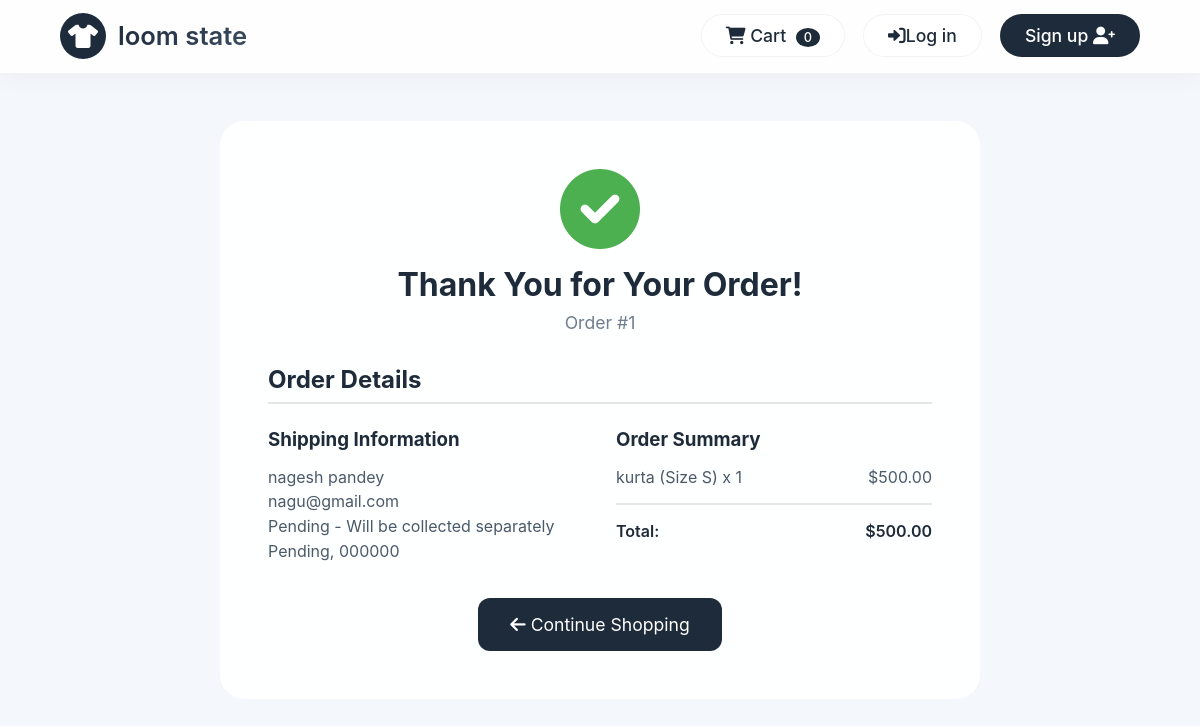
Screenshot of /order/1/ with the database file from the repository.
### store/models.py (models this page shows, shortened)
class Order(models.Model):
    user = models.ForeignKey(User, on_delete=models.SET_NULL, null=True, blank=True)
    first_name = models.CharField(max_length=100)
    last_name = models.CharField(max_length=100)
    email = models.EmailField()
    address = models.CharField(max_length=250)
    city = models.CharField(max_length=100)
    postal_code = models.CharField(max_length=20)
    created = models.DateTimeField(auto_now_add=True)
    updated = models.DateTimeField(auto_now=True)
    paid = models.BooleanField(default=False)
    payment_id = models.CharField(max_length=100, blank=True, null=True)
    razorpay_order_id = models.CharField(max_length=100, blank=True, null=True)
    payment_signature = models.CharField(max_length=200, blank=True, null=True)
    total_amount = models.DecimalField(max_digits=10, decimal_places=2, default=0)
    class Meta:
        ordering = ['-created']
    def get_total_cost(self):
        return sum(item.get_cost() for item in self.items.all())

class OrderItem(models.Model):
    order = models.ForeignKey(Order, related_name='items', on_delete=models.CASCADE)
    product = models.ForeignKey(Product, related_name='order_items', on_delete=models.CASCADE)
    price = models.DecimalField(max_digits=10, decimal_places=2)
    quantity = models.PositiveIntegerField(default=1)
    size = models.CharField(max_length=3)
    def get_cost(self):
        try:
            if self.price is not None:
                return self.price * self.quantity
            return 0
        except (TypeError, AttributeError):
            return 0

class Product(models.Model):
    category = models.ForeignKey(Category, related_name='products', on_delete=models.CASCADE)
    name = models.CharField(max_length=200)
    slug = models.SlugField(unique=True)
    description = models.TextField()
    price = models.DecimalField(max_digits=10, decimal_places=2)
    old_price = models.DecimalField(max_digits=10, decimal_places=2, blank=True, null=True)
    image = models.ImageField(upload_to='products/')
    stock = models.IntegerField(default=10)
    available = models.BooleanField(default=True)
    created = models.DateTimeField(auto_now_add=True)
    updated = models.DateTimeField(auto_now=True)
    size_s = models.BooleanField(default=True)
    size_m = models.BooleanField(default=True)
    size_l = models.BooleanField(default=True)
    size_xl = models.BooleanField(default=True)
    size_xxl = models.BooleanField(default=True)
    class Meta:
        ordering = ['-created']

### store/views.py (the view)
# urls.py: path('order/<int:order_id>/', views.order_confirmation, name='order_confirmation'),  # This line is critical
def order_confirmation(request, order_id):
    try:
        order = Order.objects.get(id=order_id)
        if request.user.is_authenticated:
            if order.user and order.user != request.user:
                messages.error(request, 'You do not have permission to view this order.')
                return redirect('store:home')
        else:
            pass
        context = {
            'order': order
        }
        return render(request, 'store/order_confirmation.html', context)
    except Order.DoesNotExist:
        messages.error(request, 'Order not found.')
        return redirect('store:home')

### store/context_processors.py (called while the page is built)
def cart_item_count(request):
    cart_item_count = 0
    if request.user.is_authenticated:
        try:
            cart = Cart.objects.get(user=request.user)
            cart_item_count = cart.get_total_items()
        except Cart.DoesNotExist:
            pass
    else:
        session_key = request.session.session_key
        if session_key:
            try:
                cart = Cart.objects.get(session_key=session_key)
                cart_item_count = cart.get_total_items()
            except Cart.DoesNotExist:
                pass
    return {'cart_item_count': cart_item_count}

### store/templates/store/order_confirmation.html (shortened to what this page needs)
{% extends 'base.html' %}
{% load static %}
{% block content %}
<div class="confirmation-container">
    <div class="confirmation-card">
        <i class="fas fa-check-circle success-icon"></i>
        <h1>Thank You for Your Order!</h1>
        <p class="order-number">Order #{{ order.id }}</p>
        <div class="order-details">
            <h2>Order Details</h2>
            <div class="details-grid">
                <div class="detail-section">
                    <h3>Shipping Information</h3>
                    <p>{{ order.first_name }} {{ order.last_name }}</p>
                    <p>{{ order.email }}</p>
                    <p>{{ order.address }}</p>
                    <p>{{ order.city }}, {{ order.postal_code }}</p>
                </div>
                <div class="detail-section">
                    <h3>Order Summary</h3>
                    {% for item in order.items.all %}
                    <div class="order-item">
                        <span>{{ item.product.name }} (Size {{ item.size }}) x {{ item.quantity }}</span>
                        <span>${{ item.get_cost }}</span>
                    </div>
                    {% endfor %}
                    <div class="order-total">
                        <span>Total:</span>
                        <span>${{ order.get_total_cost }}</span>
                    </div>
                </div>
            </div>
        </div>
        <div class="confirmation-actions">
            <a href="{% url 'store:home' %}" class="continue-shopping-btn">
                <i class="fas fa-arrow-left"></i> Continue Shopping
            </a>
        </div>
    </div>
</div>
{% endblock %}

### static/css/style.css (style rules this page uses)
* { margin: 0; padding: 0; box-sizing: border-box; font-family: 'Inter', system-ui, sans-serif; }
body { background: #f4f7fc; min-height: 100vh; }

### store/templates/store/order_confirmation.html (style rules this page uses)
.confirmation-container { max-width: 800px; margin: 3rem auto; padding: 0 20px; }
.confirmation-card { background: rgba(255,255,255,0.9); backdrop-filter: blur(10px); border-radius: 24px; padding: 3rem; text-align: center; }
.success-icon { font-size: 5rem; color: #4CAF50; margin-bottom: 1rem; }
.confirmation-card h1 { color: #1e2b3a; margin-bottom: 0.5rem; }
.order-number { color: #6f7d8c; font-size: 1.1rem; margin-bottom: 2rem; }
.order-details { text-align: left; margin: 2rem 0; }
.order-details h2 { color: #1e2b3a; margin-bottom: 1.5rem; padding-bottom: 0.5rem; border-bottom: 2px solid rgba(0,0,0,0.1); }
.details-grid { display: grid; grid-template-columns: 1fr 1fr; gap: 2rem; }
.detail-section h3 { color: #1e2b3a; margin-bottom: 1rem; }
.detail-section p { color: #4a5a6a; margin-bottom: 0.3rem; }
.order-item { display: flex; justify-content: space-between; margin-bottom: 0.5rem; color: #4a5a6a; }
.order-total { display: flex; justify-content: space-between; margin-top: 1rem; padding-top: 1rem; border-top: 2px solid rgba(0,0,0,0.1); font-weight: 600; color: #1e2b3a; }
.confirmation-actions { margin-top: 2rem; }
.continue-shopping-btn { display: inline-block; background: #1e2b3a; color: white; text-decoration: none; padding: 1rem 2rem; border-radius: 12px; font-size: 1.1rem; transition: 0.2s; }

### rows the page displays
Order: id "1", first_name "nagesh", last_name "pandey", email "nagu@gmail.com", address "Pending - Will be collected separately", city "Pending", postal_code "000000", get_total_cost "500.00"
OrderItem: product.name "kurta", size "S", quantity "1", get_cost "500.00"

### other values shown
{{ cart_item_count }} "0"
